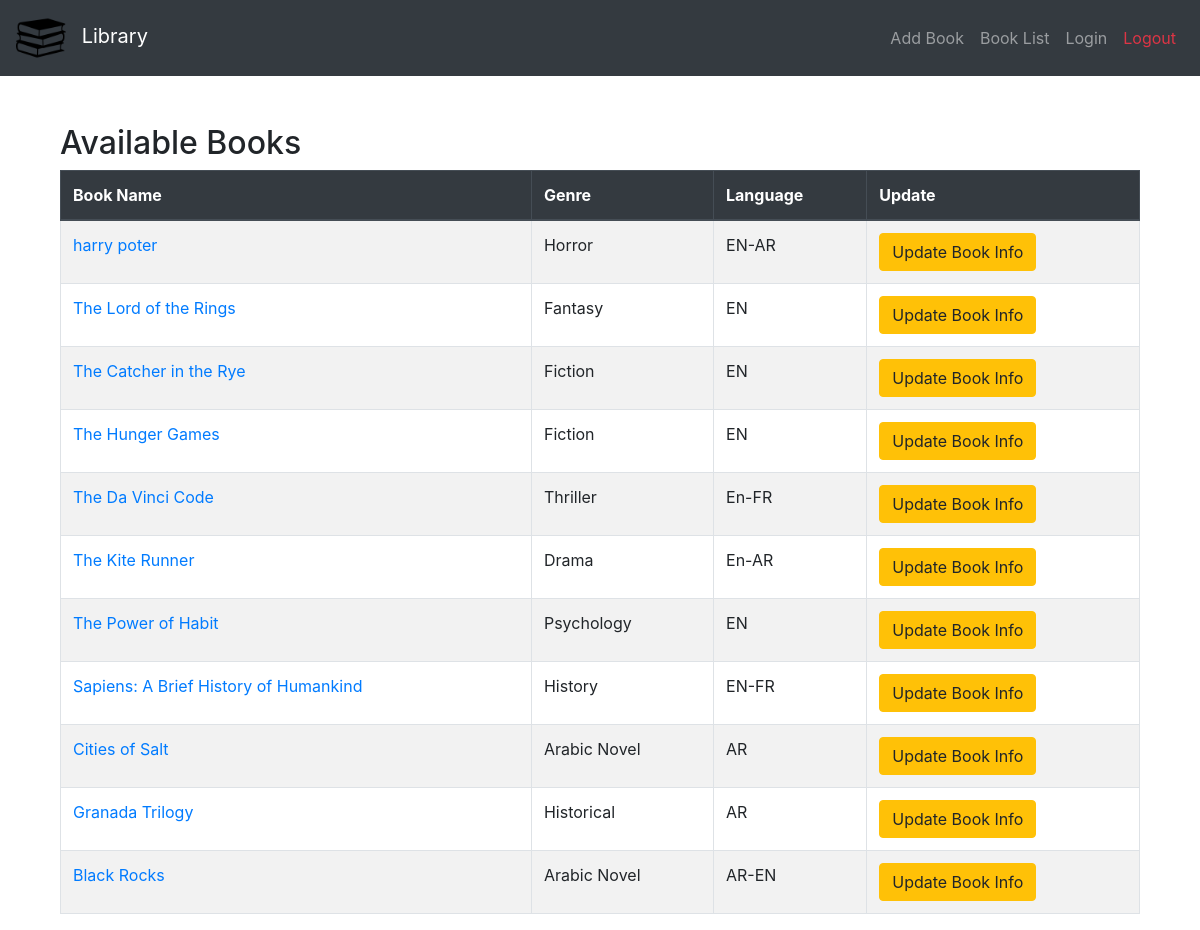
The page /books/ on the database its author committed.
### app1/models.py (models this page shows, shortened)
class book(models.Model):
    bname = models.CharField(max_length=64)
    author = models.CharField(max_length=100)
    pages = models.CharField(max_length=64)
    language = models.CharField(max_length=64)
    average_rating = models.FloatField(default=0.0, validators=[MaxValueValidator(10)])
    price = models.DecimalField(max_digits=10, decimal_places=2)
    edition = models.PositiveIntegerField()
    genre = models.CharField(max_length=64)
    ISBN = models.CharField(max_length=13, unique=True)

### app1/views.py (the view)
# urls.py: path('books/', views.books, name='books'),
def books(request):
    book_list = book.objects.all()
    customer_list = customers.objects.all()
    user_list= User.objects.all()
    book_form = BookForm()
    return render(request,"app1/book.html",{
        "book_list": book_list,"book_form" :book_form, "customers_list" : customer_list,'user':user_list
    })

### app1/templates/app1/book.html
{% extends "app1/layout.html" %}
{% block body %}
<div class="container mt-5">
    <h2>Available Books</h2>
    <table class="table table-bordered table-striped">
        <thead class="thead-dark">
            <tr>
                <th scope="col">Book Name</th>
                <th scope="col">Genre</th>
                <th scope="col">Language</th>
                <th scope="col">Update</th>
            </tr>
        </thead>
        <tbody>
            {% for book in book_list %}
            <tr>
                <td>
                    <a href="{% url 'app1:book_details' book.id %}">{{ book.bname }}</a>
                </td>
                <td>{{ book.genre }}</td>
                <td>{{ book.language }}</td>
                <td>
                    <a href="{% url 'app1:update_book' book.id %}" class="btn btn-warning">Update Book Info</a>
                </td>
            </tr>
            {% endfor %}
        </tbody>
    </table>
</div>
{% endblock %}

### rows shown on the page
book: bname "harry poter", genre "Horror", language "EN-AR"
book: bname "The Lord of the Rings", genre "Fantasy", language "EN"
book: bname "The Catcher in the Rye", genre "Fiction", language "EN"
book: bname "The Hunger Games", genre "Fiction", language "EN"
book: bname "The Da Vinci Code", genre "Thriller", language "En-FR"
book: bname "The Kite Runner", genre "Drama", language "En-AR"
book: bname "The Power of Habit", genre "Psychology", language "EN"
book: bname "Sapiens: A Brief History of Humankind", genre "History", language "EN-FR"
book: bname "Cities of Salt", genre "Arabic Novel", language "AR"
book: bname "Granada Trilogy", genre "Historical", language "AR"
book: bname "Black Rocks", genre "Arabic Novel", language "AR-EN"
